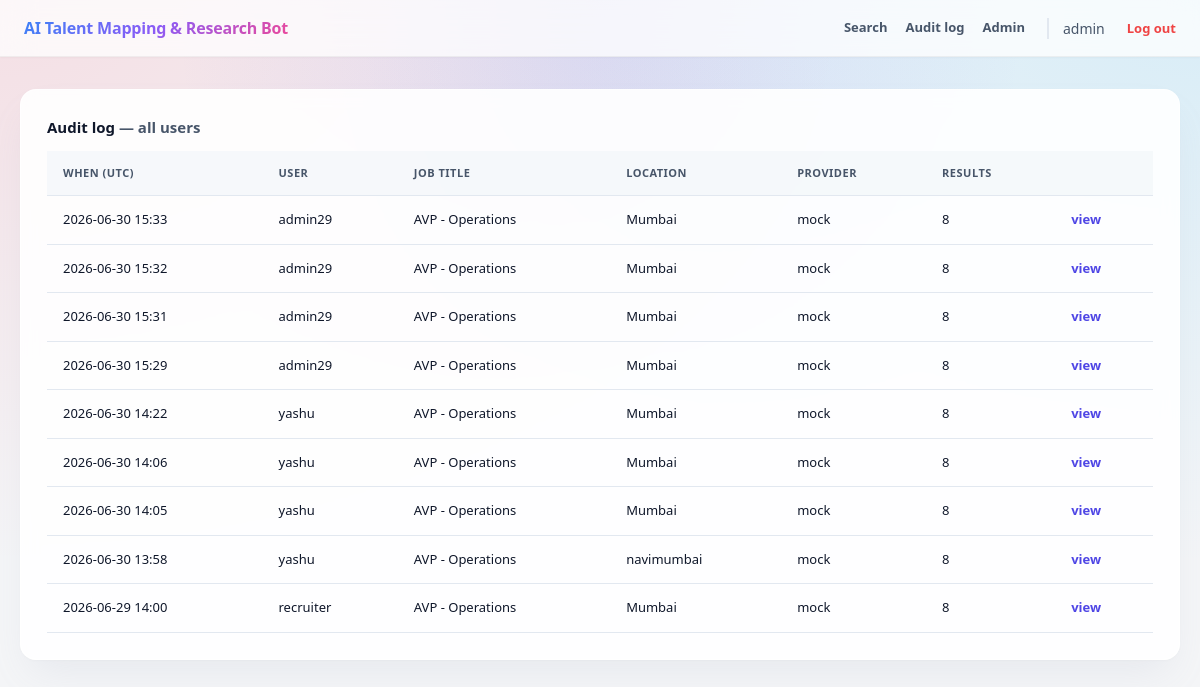
The app's page /audit/ (signed in) with its own data.
### mapping/models.py (models this page shows, shortened)
class SearchRun(models.Model):
    user = models.ForeignKey(settings.AUTH_USER_MODEL, on_delete=models.SET_NULL,
                             null=True, related_name="search_runs")
    created_at = models.DateTimeField(default=timezone.now, db_index=True)
    provider = models.CharField(max_length=64)
    job_title = models.CharField(max_length=255)
    industry = models.CharField(max_length=255)
    location = models.CharField(max_length=255)
    min_years_experience = models.PositiveIntegerField()
    skills = models.JSONField(default=list)
    optional_filters = models.JSONField(default=dict)
    result_count = models.PositiveIntegerField(default=0)
    filtered_out = models.PositiveIntegerField(default=0)
    class Meta:
        ordering = ["-created_at"]

### mapping/views.py (the view)
# urls.py: path("audit/", views.audit_view, name="audit"),
@login_required
def audit_view(request):
    runs = _visible_runs(request.user)[:100]
    return render(request, "mapping/audit.html", {"runs": runs, "is_admin": _is_admin(request.user)})

### mapping/views.py (called while the page is built)
def _is_admin(user) -> bool:
    return user.is_superuser or user.is_staff or user.groups.filter(name="admin").exists()

def _visible_runs(user):
    qs = SearchRun.objects.all()
    return qs if _is_admin(user) else qs.filter(user=user)

### templates/mapping/audit.html
{% extends "base.html" %}
{% block content %}
<div class="panel">
  <h2 style="margin-top:0; font-size:15px;">Audit log
    <span class="muted">— {% if is_admin %}all users{% else %}your searches{% endif %}</span></h2>
  <table>
    <thead><tr><th>When (UTC)</th><th>User</th><th>Job title</th><th>Location</th>
      <th>Provider</th><th>Results</th><th></th></tr></thead>
    <tbody>
    {% for run in runs %}
      <tr>
        <td>{{ run.created_at|date:"Y-m-d H:i" }}</td>
        <td>{{ run.user.username|default:"—" }}</td>
        <td>{{ run.job_title }}</td>
        <td>{{ run.location }}</td>
        <td>{{ run.provider }}</td>
        <td>{{ run.result_count }}</td>
        <td><a class="rowlink" href="{% url 'mapping:run_detail' run.id %}">view</a></td>
      </tr>
    {% empty %}
      <tr><td colspan="7" class="muted">No searches yet.</td></tr>
    {% endfor %}
    </tbody>
  </table>
</div>
{% endblock %}

### templates/base.html (shortened to what this page needs)
<!DOCTYPE html>
<html lang="en">
<head>
</head>
<body>
  <header>
    <h1>AI Talent Mapping &amp; Research Bot</h1>
    <nav>
      {% if user.is_authenticated %}
        <a href="{% url 'mapping:search' %}">Search</a>
        <a href="{% url 'mapping:audit' %}">Audit log</a>
        {% if user.is_staff %}<a href="/admin/">Admin</a>{% endif %}
        <span class="muted" style="border-left: 2px solid var(--line); padding-left: 14px; margin-left: 4px; font-weight: 500;">{{ user.username }}</span>
        <form id="logout-form" action="{% url 'logout' %}" method="post" style="display: inline;">
          <a href="#" onclick="document.getElementById('logout-form').submit(); return false;" style="color: #ef4444; margin-left: 4px;">Log out</a>
        </form>
      {% endif %}
    </nav>
  </header>
  <div class="wrap">{% block content %}{% endblock %}</div>
</body>
</html>

### templates/base.html (style rules this page uses)
:root { --panel: #ffffff; --line: #e2e8f0; --ink: #0f172a; --mut: #475569; --accent: #4f46e5; --accent-hover: #4338ca; --good: #10b981; --warn: #f59e0b; }
* { box-sizing:border-box; }
body { margin: 0; font: 14px/1.5 system-ui, -apple-system, Segoe UI, Roboto, sans-serif; background-color: #f4f5f7; background-image: radial-gradient(at 0% 0%, rgba(244, 63, 94, 0.12) 0px, transparent 50%), radial-gradient(at 50% 0%, rgba(99, 102, 241, 0.15) 0px, transparent 50%), radial-gradient(at 100% 0%, rgba(56, 189, 248, 0.15) 0px, transparent 50%); color: var(--ink); min-height: 100vh; }
header { display: flex; align-items: center; gap: 20px; padding: 16px 24px; border-bottom: 1px solid rgba(0, 0, 0, 0.05); background: rgba(255, 255, 255, 0.75); backdrop-filter: blur(16px); position: sticky; top: 0; z-index: 100; box-shadow: 0 1px 2px 0 rgba(0, 0, 0, 0.03); }
header h1 { font-size: 16px; margin: 0; font-weight: 700; letter-spacing: -0.2px; background: linear-gradient(135deg, #3b82f6 0%, #8b5cf6 50%, #ec4899 100%); -webkit-background-clip: text; -webkit-text-fill-color: transparent; }
header nav { display:flex; gap:18px; margin-left:auto; align-items:center; }
header a { color:var(--mut); text-decoration:none; transition: all 0.2s ease; font-weight: 600; font-size: 13px; }
.wrap { max-width:1200px; margin:0 auto; padding:32px 20px; }
.panel { background: rgba(255, 255, 255, 0.9); border: 1px solid rgba(255, 255, 255, 0.7); border-radius: 16px; padding: 26px; backdrop-filter: blur(8px); box-shadow: 0 1px 3px rgba(0,0,0,0.02), 0 20px 40px -12px rgba(148, 163, 184, 0.16); }
table { width:100%; border-collapse:collapse; margin-top:8px; }
th, td { text-align:left; padding:14px 16px; border-bottom:1px solid var(--line); font-size:13px; }
th { color:var(--mut); font-weight:600; background: rgba(241, 245, 249, 0.6); text-transform: uppercase; font-size: 11px; letter-spacing: 0.5px; }
.muted { color:var(--mut); }
a.rowlink { color:var(--accent); text-decoration:none; font-weight: 600; }

### records on screen
SearchRun: created_at "2026-06-30 15:33", user.username "admin29", job_title "AVP - Operations", location "Mumbai", provider "mock", result_count "8"
SearchRun: created_at "2026-06-30 15:32", user.username "admin29", job_title "AVP - Operations", location "Mumbai", provider "mock", result_count "8"
SearchRun: created_at "2026-06-30 15:31", user.username "admin29", job_title "AVP - Operations", location "Mumbai", provider "mock", result_count "8"
SearchRun: created_at "2026-06-30 15:29", user.username "admin29", job_title "AVP - Operations", location "Mumbai", provider "mock", result_count "8"
SearchRun: created_at "2026-06-30 14:22", user.username "yashu", job_title "AVP - Operations", location "Mumbai", provider "mock", result_count "8"
SearchRun: created_at "2026-06-30 14:06", user.username "yashu", job_title "AVP - Operations", location "Mumbai", provider "mock", result_count "8"
SearchRun: created_at "2026-06-30 14:05", user.username "yashu", job_title "AVP - Operations", location "Mumbai", provider "mock", result_count "8"
SearchRun: created_at "2026-06-30 13:58", user.username "yashu", job_title "AVP - Operations", location "navimumbai", provider "mock", result_count "8"
SearchRun: created_at "2026-06-29 14:00", user.username "recruiter", job_title "AVP - Operations", location "Mumbai", provider "mock", result_count "8"

### other values on screen
{{ user.username }} "admin"
